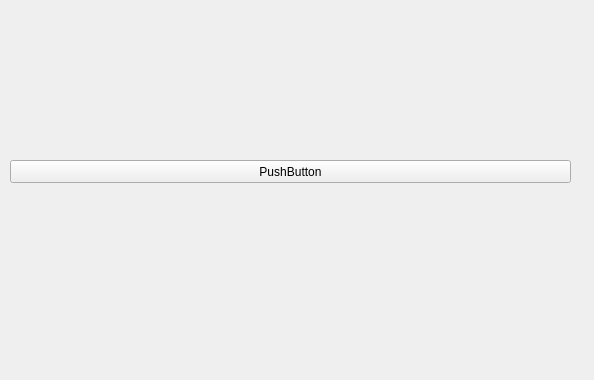
<?xml version="1.0" encoding="UTF-8"?>
<ui version="4.0">
 <class>WelcomePage</class>
 <widget class="QWidget" name="WelcomePage">
  <property name="geometry">
   <rect>
    <x>0</x>
    <y>0</y>
    <width>594</width>
    <height>380</height>
   </rect>
  </property>
  <property name="windowTitle">
   <string>Form</string>
  </property>
  <property name="windowOpacity">
   <double>1.000000000000000</double>
  </property>
  <widget class="QPushButton" name="pushButton">
   <property name="geometry">
    <rect>
     <x>10</x>
     <y>160</y>
     <width>561</width>
     <height>23</height>
    </rect>
   </property>
   <property name="text">
    <string>PushButton</string>
   </property>
  </widget>
 </widget>
 <resources/>
 <connections/>
</ui>
